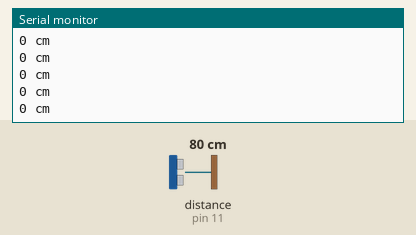
Bench run of a sketch on a simulated Arduino Uno, built with avr-gcc and run on an emulated ATmega328P. Shown: the last lines printed to the serial monitor. Wiring (inferred from the names in the program): ultrasonic range finder: trigger pin 12; echo pin 11. The inputs (shaded band) are chosen by the test bench; at power-on: distance to the obstacle (sensor on pin 11) 80 cm. The echo pulse lasts 58.3 µs per cm.

Above: at 1.2 s.
1.3 s: distance to the obstacle (sensor on pin 11) set to 2 cm
At 1.58 s:
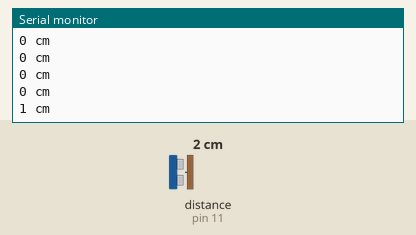
2.8 s: distance to the obstacle (sensor on pin 11) set to 4 cm
At 2.98 s:
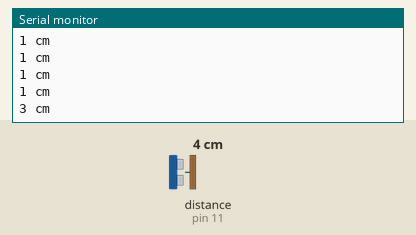
Timing chart, 0 to 5.8 s (numbered marks = the images above; inputs shaded):
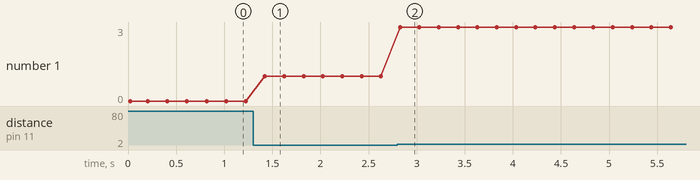

Measured:
- after the input at 1.3 s, the serial monitor: prints a new line after 0.12 s (image 1)
- after the input at 2.8 s, the serial monitor: prints a new line at once (image 2)
- plotted number 1: 0 → 1 after the input at 1.3 s, 1 → 3 after the input at 2.8 s

The sketch:

03a_HC-SR04_pomiar_odleglosci.ino
```cpp
/*
  Czujnik odległości podłączenie:
  Vcc - zasilanie +5V
  echoPin - pin 11
  trigPin - pin 12
  GND - masa
*/
#define trigPin 12
#define echoPin 11

void setup() {
  // Inicjacja komunikacji serial do komputera
  Serial.begin(9600);
  Serial.println("Inicjacja komunikacji");
  // Inicjacja wejść i wyjść Arduino
  pinMode(trigPin, OUTPUT);
  pinMode(echoPin, INPUT);
}

// Funkcja mierzaca i zwracająca odleglość w cm
// Do funkcji nie trzeba dostarczać niczego. Funkcja zwraca zmierzoną odległość jako INT.
int zmierzOdleglosc(){
  int dystans = 0;
  // Wyzwolenie pomiaru przez podanie sygnału HIGH (+5V) na złącze trigPin czujnika odległości
  digitalWrite(trigPin, LOW);
  delayMicroseconds(2);
  digitalWrite(trigPin, HIGH);
  delayMicroseconds(10);
  digitalWrite(trigPin, LOW);

  // Odczyt wyniku pomiaru z pinu echoPin czujnika
  // Czujnik na pin echoPin zwraca impuls (stan HIGH +5V) proporcjonalny do zmierzonej odległości.
  // My mierzymy długość trwania tego impulsu w mikrosekundach.
  // Wyliczanie odległości - wzór z dokumentacji czujnika: cm = długość_impulsu / 58
  dystans = pulseIn(echoPin, HIGH, 3030) / 58;
  //3ci parametr to timeout czyli ile czujnik ma czekać na powrót sygnału
  //timeout to: 710+a*58 gdzie a to odleglosc w cm
  return dystans;
}

void loop() {
  // Wywołanie funkcji która mierzy odległość, wynik zapisywany jest do zmiennej odległość
  int odleglosc = zmierzOdleglosc();
  Serial.print(odleglosc);
  Serial.println(" cm");

  //Następny pomiar za 200ms.
  delay(200);
}
```
